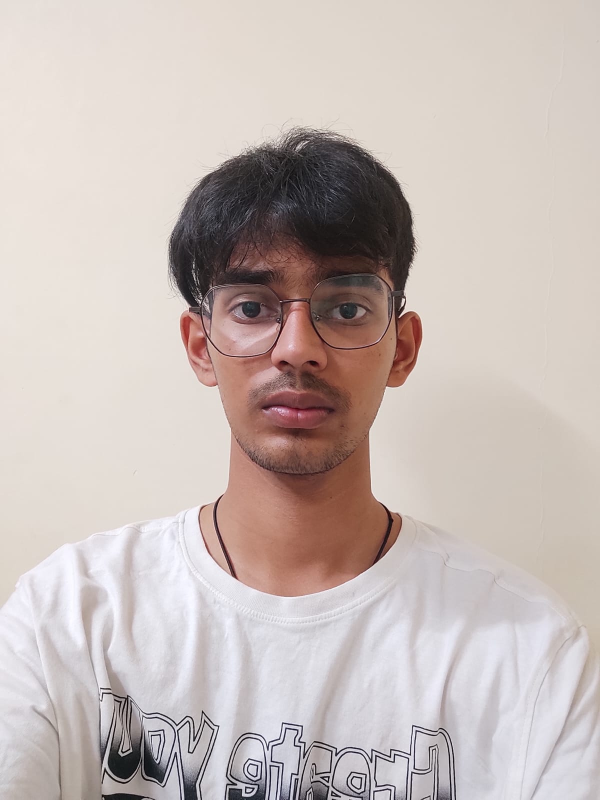
%> input picture test.jpeg, 1200 x 1599 px (shown at 1/2 size); its folder holds only this picture in this run
$ octave Facial.m   (GNU Octave 9; MATLAB toolbox functions it lacks are replaced by stand-ins)
%> lines starting %> are read from the running program, lines starting %| are printed output that depends on the picture
clc; clear; close all;

%% STEP 1: LOAD TRAINING DATA

datasetPath = 'train/';
files = dir(fullfile(datasetPath, '*.jpeg'));
numImages = length(files);

imgSize = [100 100];


% Preallocate matrix to store vectorized training images.
% Each column will hold one image flattened into a column vector of length prod(imgSize).
% Preallocating improves performance by avoiding dynamic resizing inside the loop.
imgVector = zeros(prod(imgSize), numImages);

for i = 1:numImages
    img = imread(fullfile(datasetPath, files(i).name));

    if size(img,3) == 3
        img = rgb2gray(img);
    end

    % Ensure all training images are the same size as imgSize.
    % imresize scales or crops the image to the desired dimensions so that
    % all image vectors have consistent length for PCA/SVD.
    img = imresize(img, imgSize);
    imgVector(:, i) = double(img(:));
end

%% STEP 2: MEAN & NORMALIZATION

meanFace = mean(imgVector, 2);
A = imgVector - meanFace;

%% STEP 3: APPLY SVD

[U, S, V] = svd(A, 'econ');


k = min(10, size(U,2));   % Use 10 or less

eigenfaces = U(:, 1:k);
projectedImages = eigenfaces' * A;

%% STEP 4: LOAD TEST IMAGE

testImagePath = 'test/test.jpeg';   % Modify if needed
testImg = imread(testImagePath);
%> testImg is the input picture: size 1599x1200x3 uint8; mean R, G, B 198.5, 186.7, 182.7

if size(testImg,3) == 3
    testImg = rgb2gray(testImg);
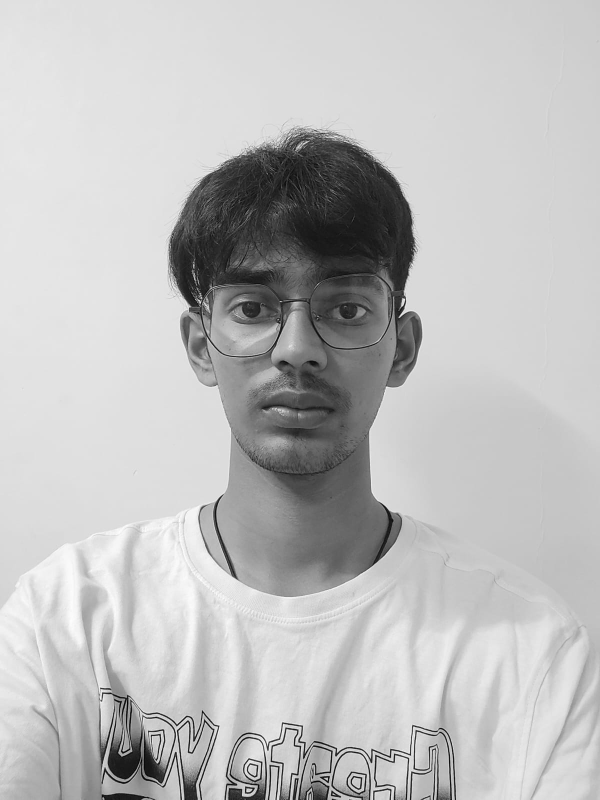
%> testImg: size 1599x1200 uint8 (shown at 1/2 size); min 0, max 255, mean 189.8
end

testImg = imresize(testImg, imgSize);
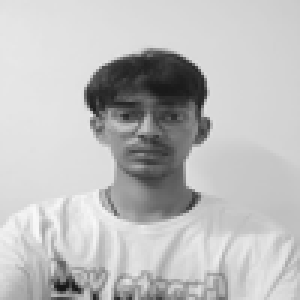
%> testImg: size 100x100 uint8 (shown 3 times larger); min 22, max 248, mean 189.9
testVector = double(testImg(:));

%% STEP 5: RECOGNITION

testVector = testVector - meanFace;

projectedTest = eigenfaces' * testVector;
%> projectedTest = []

distances = vecnorm(projectedImages - projectedTest);
%> distances = 0

[minDist, index] = min(distances);
%> minDist = 0; index = 1

threshold = 5000;

%% STEP 6: OUTPUT

figure;
imshow(testImg);

if minDist < threshold
    title(['Matched with: ', files(index).name]);
else
    title('Unknown Person');
end

 disp(['Minimum Distance: ', num2str(minDist)]);
%| Minimum Distance: 0
